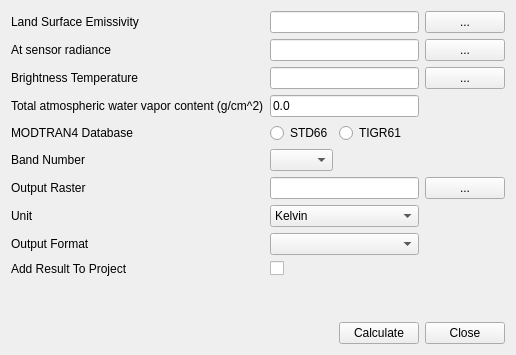
         <widget class="QWidget" name="tab_11">
          <attribute name="title">
           <string>Single Channel Algorithm (ASTER)</string>
          </attribute>
          <layout class="QGridLayout" name="gridLayout_10">
           <item row="1" column="0">
            <widget class="QLabel" name="label_56">
             <property name="text">
              <string>At sensor radiance</string>
             </property>
            </widget>
           </item>
           <item row="0" column="0">
            <widget class="QLabel" name="label_27">
             <property name="text">
              <string>Land Surface Emissivity</string>
             </property>
            </widget>
           </item>
           <item row="6" column="0">
            <widget class="QLabel" name="label_58">
             <property name="text">
              <string>Output Raster</string>
             </property>
            </widget>
           </item>
           <item row="12" column="2">
            <widget class="QPushButton" name="singleAsterCalc">
             <property name="text">
              <string>Calculate</string>
             </property>
            </widget>
           </item>
           <item row="6" column="1" colspan="2">
            <widget class="QLineEdit" name="singleAsterOutputLocation"/>
           </item>
           <item row="3" column="1" colspan="2">
            <widget class="QLineEdit" name="singleAsterAtmWaterVapor">
             <property name="text">
              <string>0.0</string>
             </property>
             <property name="placeholderText">
              <string/>
             </property>
            </widget>
           </item>
           <item row="0" column="1" colspan="2">
            <widget class="QLineEdit" name="singleAsterLSE"/>
           </item>
           <item row="7" column="1" colspan="2">
            <widget class="QComboBox" name="singleAsterUnit">
             <item>
              <property name="text">
               <string>Kelvin</string>
              </property>
             </item>
             <item>
              <property name="text">
               <string>Celsius</string>
              </property>
             </item>
             <item>
              <property name="text">
               <string>Fahrenheit</string>
              </property>
             </item>
            </widget>
           </item>
           <item row="8" column="0">
            <widget class="QLabel" name="label_60">
             <property name="text">
              <string>Output Format</string>
             </property>
            </widget>
           </item>
           <item row="9" column="0">
            <widget class="QLabel" name="label_61">
             <property name="text">
              <string>Add Result To Project</string>
             </property>
            </widget>
           </item>
           <item row="12" column="3">
            <widget class="QPushButton" name="singleAsterClose">
             <property name="text">
              <string>Close</string>
             </property>
            </widget>
           </item>
           <item row="0" column="3">
            <widget class="QPushButton" name="singleAsterBrwLSE">
             <property name="text">
              <string>...</string>
             </property>
            </widget>
           </item>
           <item row="2" column="3">
            <widget class="QPushButton" name="singleAsterBrwBriTemp">
             <property name="text">
              <string>...</string>
             </property>
            </widget>
           </item>
           <item row="11" column="0" colspan="4">
            <spacer name="horizontalSpacer_28">
             <property name="orientation">
              <enum>Qt::Horizontal</enum>
             </property>
             <property name="sizeHint" stdset="0">
              <size>
               <width>40</width>
               <height>20</height>
              </size>
             </property>
            </spacer>
           </item>
           <item row="2" column="1" colspan="2">
            <widget class="QLineEdit" name="singleAsterBriTemp"/>
           </item>
           <item row="2" column="0">
            <widget class="QLabel" name="label_62">
             <property name="text">
              <string>Brightness Temperature</string>
             </property>
            </widget>
           </item>
           <item row="1" column="3">
            <widget class="QPushButton" name="singleAsterBrwRadiance">
             <property name="text">
              <string>...</string>
             </property>
            </widget>
           </item>
           <item row="12" column="0">
            <widget class="QLabel" name="label_48">
             <property name="text">
              <string/>
             </property>
            </widget>
           </item>
           <item row="7" column="0">
            <widget class="QLabel" name="label_59">
             <property name="text">
              <string>Unit</string>
             </property>
            </widget>
           </item>
           <item row="10" column="0" colspan="4">
            <spacer name="horizontalSpacer_27">
             <property name="orientation">
              <enum>Qt::Horizontal</enum>
             </property>
             <property name="sizeHint" stdset="0">
              <size>
               <width>40</width>
               <height>20</height>
              </size>
             </property>
            </spacer>
           </item>
           <item row="1" column="1" colspan="2">
            <widget class="QLineEdit" name="singleAsterRadiance"/>
           </item>
           <item row="9" column="1">
            <widget class="QCheckBox" name="singleAsterAddToProject">
             <property name="text">
              <string/>
             </property>
            </widget>
           </item>
           <item row="8" column="1" colspan="2">
            <widget class="QComboBox" name="singleAsterRasterType"/>
           </item>
           <item row="6" column="3">
            <widget class="QPushButton" name="singleAsterBrwOutput">
             <property name="text">
              <string>...</string>
             </property>
            </widget>
           </item>
           <item row="3" column="0">
            <widget class="QLabel" name="label_57">
             <property name="text">
              <string>Total atmospheric water vapor content (g/cm^2)</string>
             </property>
            </widget>
           </item>
           <item row="4" column="0">
            <widget class="QLabel" name="label_63">
             <property name="text">
              <string>MODTRAN4 Database</string>
             </property>
            </widget>
           </item>
           <item row="4" column="1">
            <widget class="QRadioButton" name="singleAsterStd66">
             <property name="text">
              <string>STD66</string>
             </property>
            </widget>
           </item>
           <item row="4" column="2">
            <widget class="QRadioButton" name="singleAsterTigr61">
             <property name="text">
              <string>TIGR61</string>
             </property>
            </widget>
           </item>
           <item row="5" column="1">
            <widget class="QComboBox" name="singleAsterBandNo">
             <item>
              <property name="text">
               <string/>
              </property>
             </item>
             <item>
              <property name="text">
               <string>13</string>
              </property>
             </item>
             <item>
              <property name="text">
               <string>14</string>
              </property>
             </item>
            </widget>
           </item>
           <item row="5" column="0">
            <widget class="QLabel" name="label_64">
             <property name="text">
              <string>Band Number</string>
             </property>
            </widget>
           </item>
          </layout>
         </widget>
